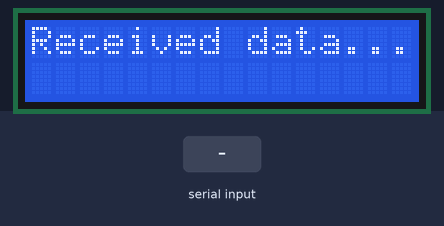
Simulated run of this sketch. Board: Arduino Uno, built with avr-gcc and run on an emulated ATmega328P. Parts: 16×2 character LCD. The test bench sets the inputs (shaded band).

Above: at 1.2 s.
1.3 s: "90,45\n" received over Serial
At 1.9 s:
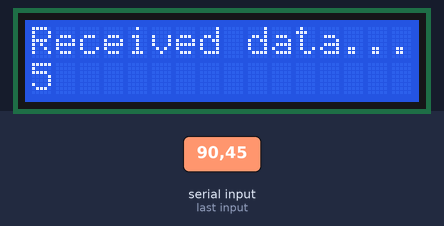
2.8 s: "30,150\n" received over Serial
At 3.1 s:
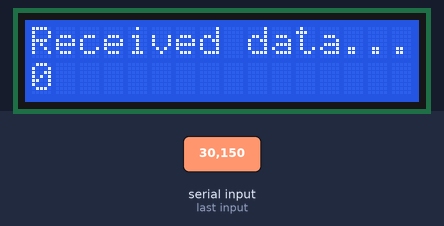
Timing chart, 0 to 5.8 s (numbered marks = the images above; inputs shaded):
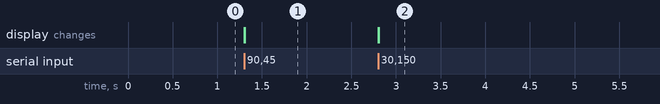

Measured:
- after the input at 1.3 s, the display: first changes at once (image 1 shows a later state)
- after the input at 2.8 s, the display: first changes at once (image 2 shows a later state)

The sketch:

pr4_9.ino
```cpp
/************************************************************************
 * Title  : Receive serially data 0 t0 9 and display on LCD             *
 * Date   : 03/09/2017                                                  *
 * Author : Harsh Patel                                                 *
 * ID No  : 15it077                                                     *
 * E-mail : 15it077@charusat.edu.in                                     *
 ************************************************************************/
#include<LiquidCrystal.h>

LiquidCrystal lcd(12, 11, 5, 4, 3, 2);
void setup() {
  Serial.begin(9600);
  lcd.begin(16, 2);
  lcd.setCursor(0, 0);
  lcd.print("Received data...");
}

void loop() {
  if(Serial.available()) {
    char data = Serial.read();
    if(isdigit(data)) {
      lcd.setCursor(0, 1);
      lcd.print(int(data - '0'));
    }
  }
}
```
